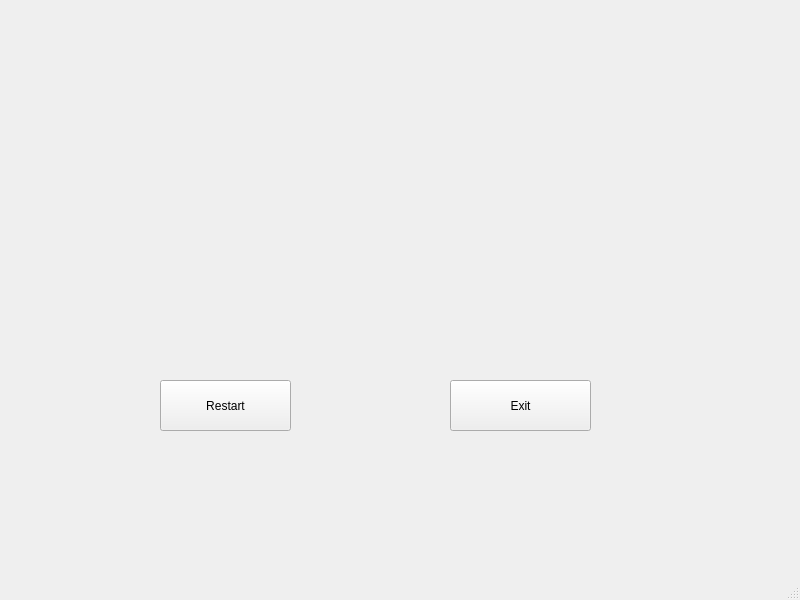
<?xml version="1.0" encoding="UTF-8"?>
<ui version="4.0">
 <class>End</class>
 <widget class="QMainWindow" name="End">
  <property name="geometry">
   <rect>
    <x>0</x>
    <y>0</y>
    <width>800</width>
    <height>600</height>
   </rect>
  </property>
  <property name="windowTitle">
   <string>MainWindow</string>
  </property>
  <widget class="QWidget" name="centralwidget">
   <widget class="QPushButton" name="pushButton">
    <property name="geometry">
     <rect>
      <x>160</x>
      <y>380</y>
      <width>131</width>
      <height>51</height>
     </rect>
    </property>
    <property name="text">
     <string>Restart</string>
    </property>
   </widget>
   <widget class="QPushButton" name="pushButton_2">
    <property name="geometry">
     <rect>
      <x>450</x>
      <y>380</y>
      <width>141</width>
      <height>51</height>
     </rect>
    </property>
    <property name="text">
     <string>Exit</string>
    </property>
   </widget>
  </widget>
  <widget class="QMenuBar" name="menubar">
   <property name="geometry">
    <rect>
     <x>0</x>
     <y>0</y>
     <width>800</width>
     <height>25</height>
    </rect>
   </property>
  </widget>
  <widget class="QStatusBar" name="statusbar"/>
 </widget>
 <resources/>
 <connections/>
</ui>
